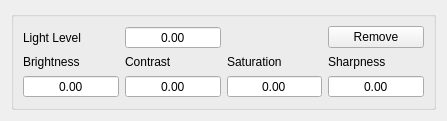
<?xml version="1.0" encoding="UTF-8"?>
<ui version="4.0">
 <class>LBCConfig</class>
 <widget class="QWidget" name="LBCConfig">
  <property name="geometry">
   <rect>
    <x>0</x>
    <y>0</y>
    <width>447</width>
    <height>117</height>
   </rect>
  </property>
  <property name="windowTitle">
   <string>LBCConfig</string>
  </property>
  <layout class="QGridLayout" name="gridLayout">
   <item row="0" column="0">
    <widget class="QGroupBox" name="groupBox">
     <property name="title">
      <string/>
     </property>
     <layout class="QGridLayout" name="gridLayout_2">
      <item row="1" column="0">
       <widget class="QLabel" name="label_3">
        <property name="text">
         <string>Light Level</string>
        </property>
       </widget>
      </item>
      <item row="3" column="0">
       <widget class="QLabel" name="label_4">
        <property name="text">
         <string>Brightness</string>
        </property>
       </widget>
      </item>
      <item row="4" column="0">
       <widget class="QDoubleSpinBox" name="brightness_sb">
        <property name="alignment">
         <set>Qt::AlignCenter</set>
        </property>
        <property name="buttonSymbols">
         <enum>QAbstractSpinBox::NoButtons</enum>
        </property>
       </widget>
      </item>
      <item row="3" column="1">
       <widget class="QLabel" name="label_5">
        <property name="text">
         <string>Contrast</string>
        </property>
       </widget>
      </item>
      <item row="4" column="1">
       <widget class="QDoubleSpinBox" name="contrast_sb">
        <property name="alignment">
         <set>Qt::AlignCenter</set>
        </property>
        <property name="buttonSymbols">
         <enum>QAbstractSpinBox::NoButtons</enum>
        </property>
       </widget>
      </item>
      <item row="3" column="2">
       <widget class="QLabel" name="label_6">
        <property name="text">
         <string>Saturation</string>
        </property>
       </widget>
      </item>
      <item row="4" column="2">
       <widget class="QDoubleSpinBox" name="saturation_sb">
        <property name="alignment">
         <set>Qt::AlignCenter</set>
        </property>
        <property name="buttonSymbols">
         <enum>QAbstractSpinBox::NoButtons</enum>
        </property>
       </widget>
      </item>
      <item row="3" column="3">
       <widget class="QLabel" name="label_7">
        <property name="text">
         <string>Sharpness</string>
        </property>
       </widget>
      </item>
      <item row="4" column="3">
       <widget class="QDoubleSpinBox" name="sharpness_sb">
        <property name="alignment">
         <set>Qt::AlignCenter</set>
        </property>
        <property name="buttonSymbols">
         <enum>QAbstractSpinBox::NoButtons</enum>
        </property>
       </widget>
      </item>
      <item row="1" column="1">
       <widget class="QDoubleSpinBox" name="lightLevel_sb">
        <property name="alignment">
         <set>Qt::AlignCenter</set>
        </property>
        <property name="buttonSymbols">
         <enum>QAbstractSpinBox::NoButtons</enum>
        </property>
       </widget>
      </item>
      <item row="1" column="3">
       <widget class="QPushButton" name="remove_btn">
        <property name="text">
         <string>Remove</string>
        </property>
       </widget>
      </item>
     </layout>
    </widget>
   </item>
  </layout>
 </widget>
 <tabstops>
  <tabstop>lightLevel_sb</tabstop>
  <tabstop>brightness_sb</tabstop>
  <tabstop>contrast_sb</tabstop>
  <tabstop>saturation_sb</tabstop>
  <tabstop>sharpness_sb</tabstop>
  <tabstop>remove_btn</tabstop>
 </tabstops>
 <resources/>
 <connections/>
</ui>
